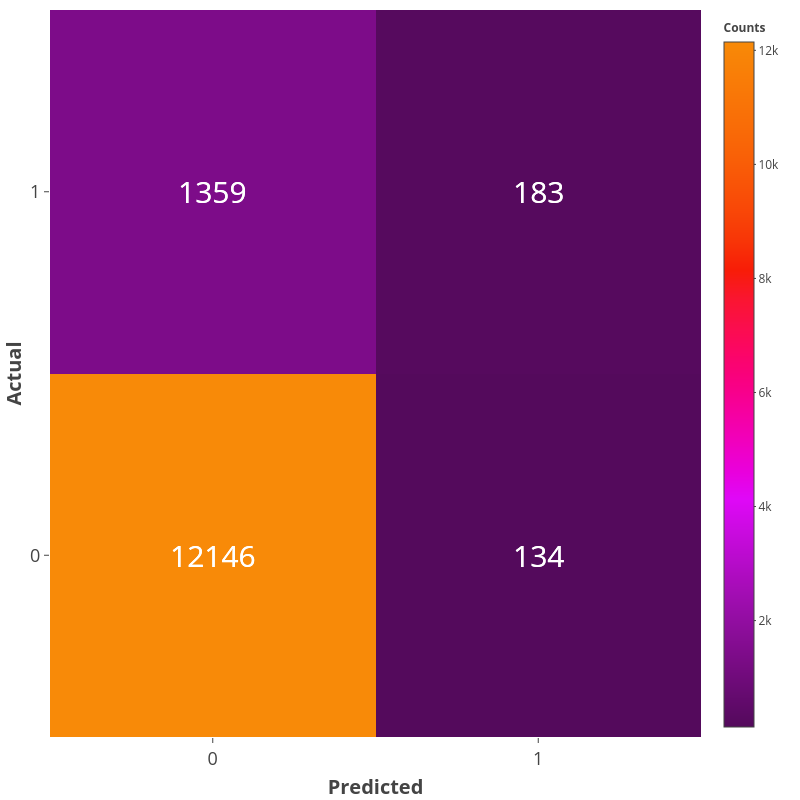

Reproduce this figure in R.

# Paths:
path_data = "data/"
path_lib = "renv/library/R-4.1/x86_64-pc-linux-gnu/"

# Packages:
require(dplyr, lib = path_lib)
require(readr, lib = path_lib)
require(RColorBrewer, lib = path_lib)
require(plotly, lib = path_lib)
require(glmnet, lib = path_lib)
require(caret, lib = path_lib)

# Dataset:
df = readr::read_csv(paste0(path_data, "nasa_exoplanets.csv")) %>%
         as.data.frame()
attr(df, "spec") = NULL
df_varnames = readr::read_csv(paste0(path_data, "nasa_exoplanets_var_names.csv")) %>%
                  as.data.frame()
attr(df_varnames, "spec") = NULL

# Variables:
resp_var = "ttv_flag"
resp_var_name = (df_varnames %>%
                    dplyr::filter(var == resp_var))$var_name
pred_vars = c("sy_snum", "sy_pnum", "disc_year", "pl_orbeccen", "st_teff", "st_mass", "sy_pm",
              "sy_dist", "sy_gaiamag")
pred_vars_name = (df_varnames %>%
                     dplyr::filter(var %in% pred_vars))$var_name

# Adapt the data:
df = df %>%
         dplyr::select(all_of(resp_var), 
                       all_of(pred_vars))
df = df %>% 
         tidyr::drop_na()

# Classification model:
X = df %>% 
        dplyr::select(all_of(pred_vars)) %>%
        as.matrix()
Y = df %>% 
        transmute(y = as.numeric(eval(parse(text = resp_var)))) %>%
        as.matrix()
fit = glmnet(x = X,
             y = Y,
             family = "binomial",
             standardize = TRUE)
cv.fit = cv.glmnet(x = X,
                   y = Y,
                   family = "binomial")
min_lambda = cv.fit$lambda.min
coefs = coef(object = fit, 
             s = min_lambda)
probs = predict(object = fit,
                newx = X,
                type = "response",
                s = min_lambda) %>%
            as.numeric()

# Confusion matrix:
pred = ifelse(probs > 0.5, 1, 0) %>%
           as.factor()
actl = (df %>%
            dplyr::select(all_of(resp_var)))[, 1] %>%
           as.factor()
cm = caret::confusionMatrix(data = pred,
                            reference = actl,
                            dnn = c("Predicted", "Actual"))
df_plot = as.data.frame(cm$table)
x_vals = attr(x = cm$table, which = "dimnames")$Predicted
y_vals = attr(x = cm$table, which = "dimnames")$Actual

# Plot:
my_palette = c("#540A5C", "#E008F8", "#F81D08", "#F88A08")

p = plot_ly(
    data = df_plot,
    x = ~Predicted,
    y = ~Actual,
    z = ~Freq,
    type = "heatmap",
    colors = my_palette,
    colorbar = list(
        title = paste0("<b>Counts</b>"),
        len = 1
    ),
    hoverinfo = "none"
)
x_ind = 1
for(x_val in x_vals){
    y_ind = 1
    for(y_val in y_vals){
        p = p %>%
            add_annotations(
                x = x_val,
                y = y_val,
                text = cm$table[x_ind, y_ind],
                xref = "x",
                yref = "y",
                showarrow = FALSE,
                font = list(
                    color = "white",
                    size = 30
                )
            )
        y_ind = y_ind + 1
    }
    x_ind = x_ind + 1
}
p = p %>%
    layout(
        height = 800,
        width = 800,
        xaxis = list(
            title = paste0("<b>Predicted</b>"),
            titlefont = list(size = 20),
            tickfont = list(size = 18),
            categoryorder = "array"
        ),
        yaxis = list(
            title = paste0("<b>Actual</b>"),
            titlefont = list(size = 20),
            tickfont = list(size = 18)
        ),
        margin = list(
            l = 10,
            r = 10,
            t = 10,
            b = 10
        ),
        hoverlabel = list(font = list(size = 18))
    )

p
